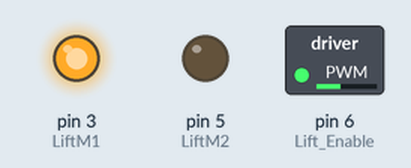
The sketch below on a simulated Arduino Uno, built with avr-gcc and run on an emulated ATmega328P. Shown: switched loads named in the sketch (green lamp = pin HIGH), output pins drawn as LEDs (lit = HIGH).

Above: at 0.05 s.
At 1.95 s:
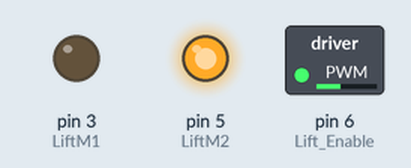
Timing chart, 0 to 3.0 s (numbered marks = the images above):
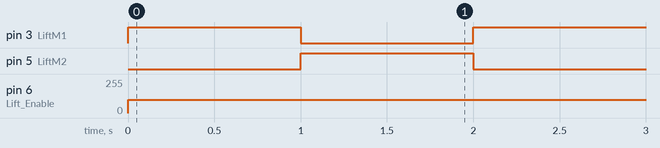

The sketch:

LiftMotorCheck.ino
```cpp
uint8_t LiftM1 = 3;
uint8_t LiftM2 = 5;
uint8_t Lift_Enable = 6;

void setup() {
  // put your setup code here, to run once:
  pinMode(LiftM1, OUTPUT);
  pinMode(LiftM2, OUTPUT);
  pinMode(Lift_Enable, OUTPUT);

}

void loop() {
  // put your main code here, to run repeatedly:
  digitalWrite(LiftM1, 1);
  digitalWrite(LiftM2, 0);
  analogWrite(Lift_Enable, 100);
  delay(1000);
  digitalWrite(LiftM1, 0);
  digitalWrite(LiftM2, 1);
  analogWrite(Lift_Enable, 100);
  delay(1000);
}
```

Measured:
- by itself, pin 3 (LiftM1), pin 5 (LiftM2): alternates HIGH for 1.0 s and LOW for 1.0 s
- by itself, pin 6 (Lift_Enable): 0/255 → 100/255 at 0.00 s
